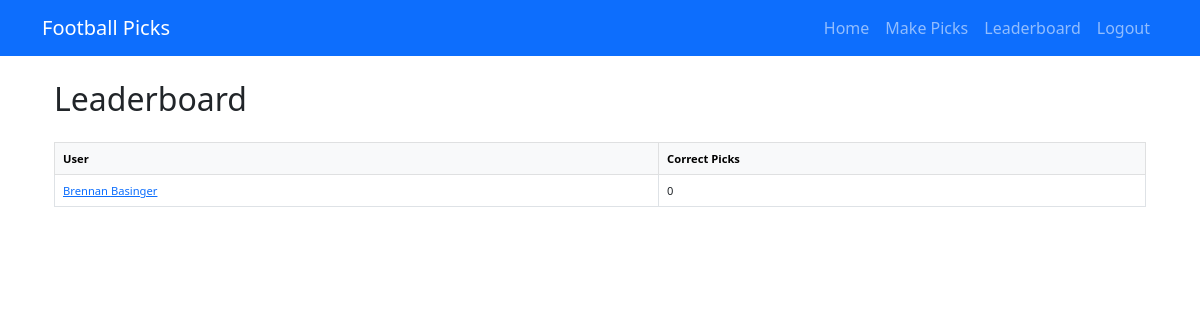
The app's page /picks/leaderboard/ (signed in), older data.
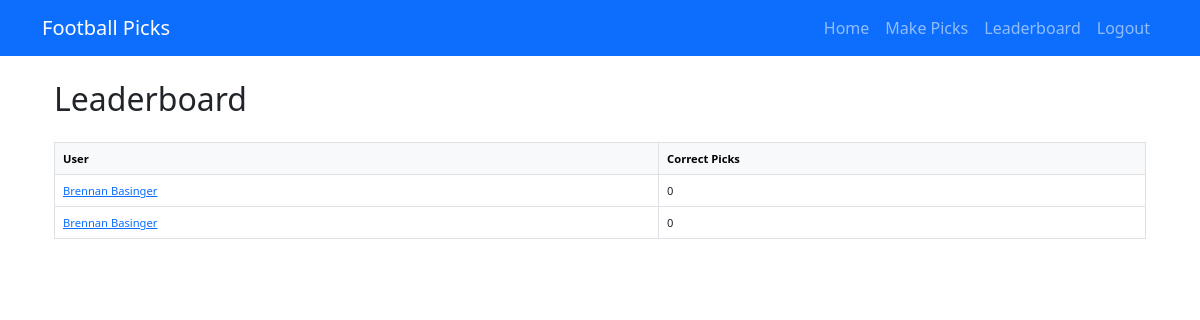
The same page, newer data.
### picks/models.py (models this page shows, shortened)
class User(AbstractUser):
    username = None
    email = models.EmailField('email address', unique=True)
    phone_number = models.CharField(max_length=15)
    USERNAME_FIELD = 'email'
    REQUIRED_FIELDS = ['first_name', 'last_name', 'phone_number']
    objects = CustomUserManager()

### picks/views.py (the view)
# urls.py: path('leaderboard/', views.leaderboard, name='leaderboard'),
@login_required
def leaderboard(request):
    users = User.objects.all()
    leaderboard_data = []
    for user in users:
        correct_picks_count = 0
        picks = Pick.objects.filter(user=user)
        for pick in picks:
            if pick.game.result and pick.pick == pick.game.result:
                correct_picks_count += 1
        leaderboard_data.append({'user': user, 'correct': correct_picks_count})
    leaderboard_data.sort(key=lambda x: x['correct'], reverse=True)
    return render(request, 'picks/leaderboard.html', {'leaderboard': leaderboard_data})

### picks/templates/picks/leaderboard.html
{% extends "base.html" %}
{% block content %}
  <div class="container my-4">
    <h2 class="mb-4">Leaderboard</h2>
    <div class="table-responsive">
      <table class="table table-hover table-bordered">
        <thead class="table-light">
          <tr>
            <th>User</th>
            <th>Correct Picks</th>
          </tr>
        </thead>
        <tbody>
          {% for entry in leaderboard %}
            <tr>
              <td>
                <a href="{% url 'picks:view_picks' entry.user.id %}">
                  {{ entry.user.first_name }} {{ entry.user.last_name }}
                </a>
              </td>
              <td>{{ entry.correct }}</td>
            </tr>
          {% endfor %}
        </tbody>
      </table>
    </div>
  </div>
{% endblock %}

Row changes from the older to the newer data that the page shows:
added User: user.first_name "Brennan", user.last_name "Basinger", correct "0"
